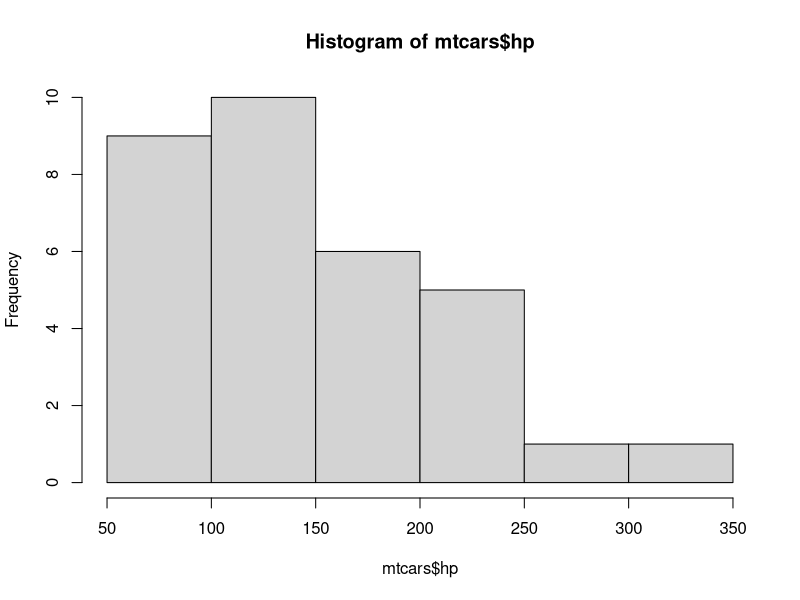
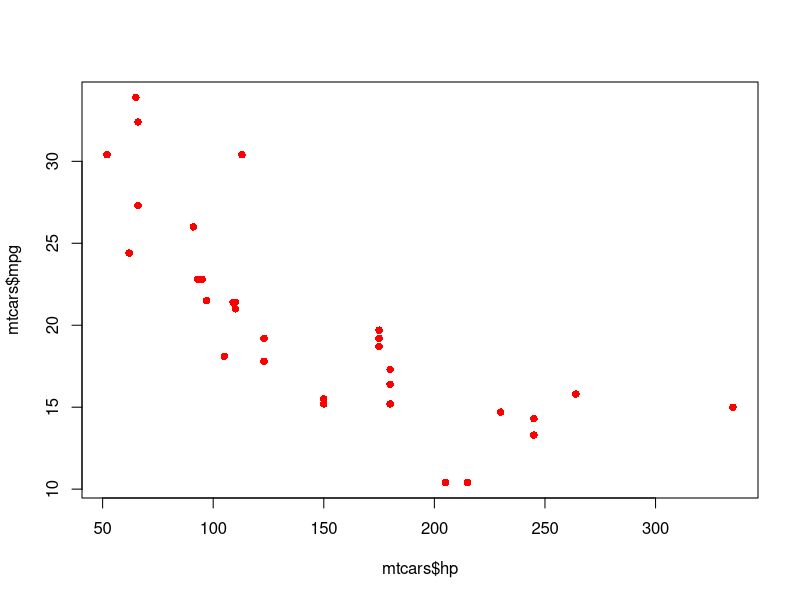
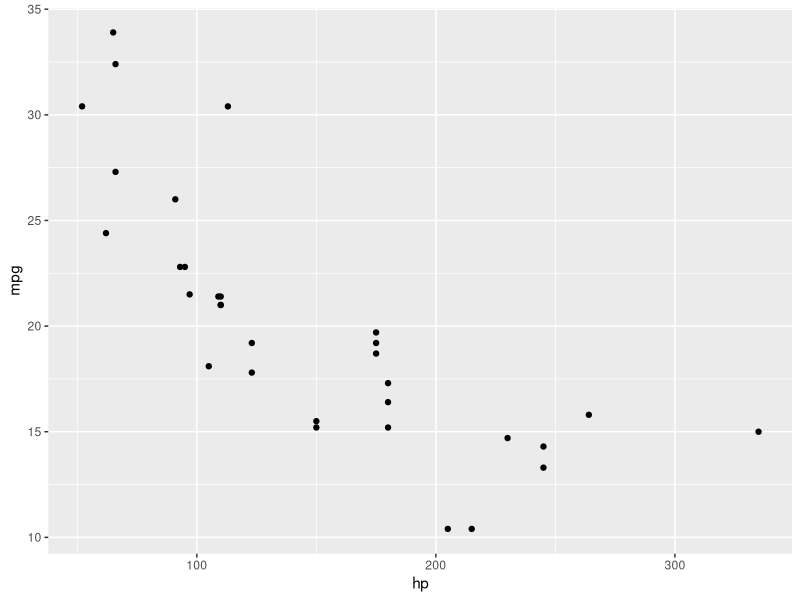
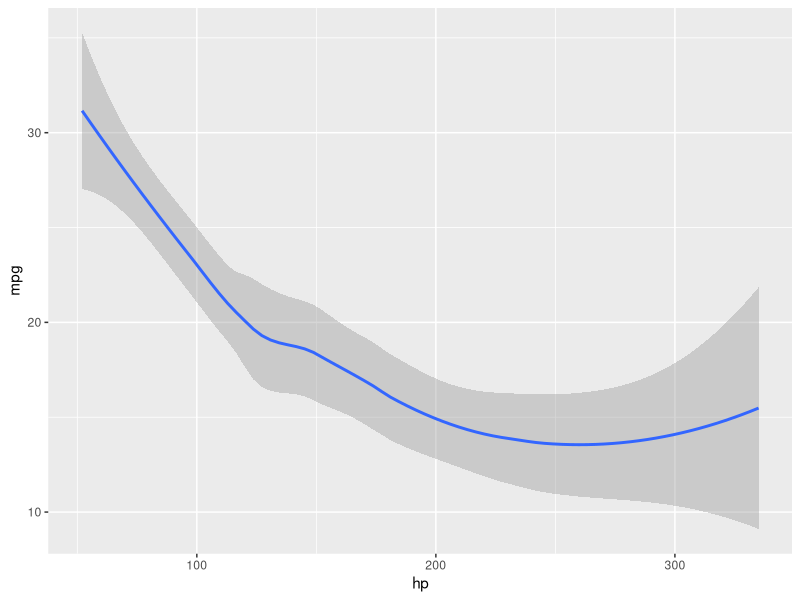
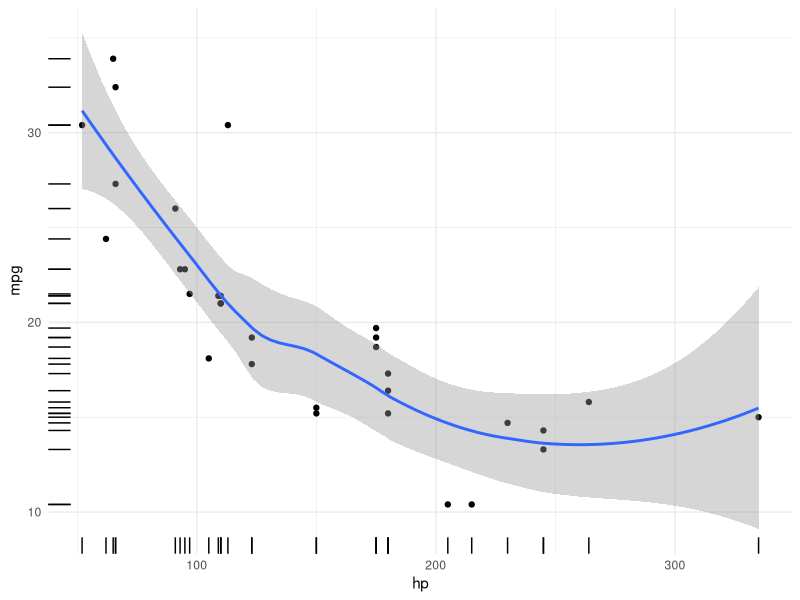

Here is the R script that generated these plots, in order:
#data transformation / data viz 101

install.packages( c("ggplot2", "dplyr") )

library(ggplot2)
library(dplyr)

#dplyr
select(mtcars, 1:3, 5, 11)

select(mtcars, mpg, am, hp, wt)

select(mtcars,
       mile_per_gallon = mpg, 
       auto_manual = am, 
       horse_power = hp, 
       weight = wt)

#pipe operator
df <- mtcars %>%
  #step 2 select column
select(mile_per_gallon = mpg, 
       auto_manual = am, 
       horse_power = hp, 
       weight = wt) %>%
  # step 2 filter row 
  filter(mile_per_gallon <= 15) %>%
  # step 3 sort HP 
  arrange(desc(horse_power))



# data visualization
hist(mtcars$hp)
plot(mtcars$hp, mtcars$mpg, pch=16, col="red")


#modern graphics

#aes แกน x,y 
ggplot(mtcars, aes(hp, mpg)) + geom_point()
ggplot(mtcars, aes(hp, mpg)) + geom_smooth()

ggplot(mtcars, aes(hp, mpg)) + geom_point() + 
  geom_smooth() + 
  geom_rug() + 
  theme_minimal()

